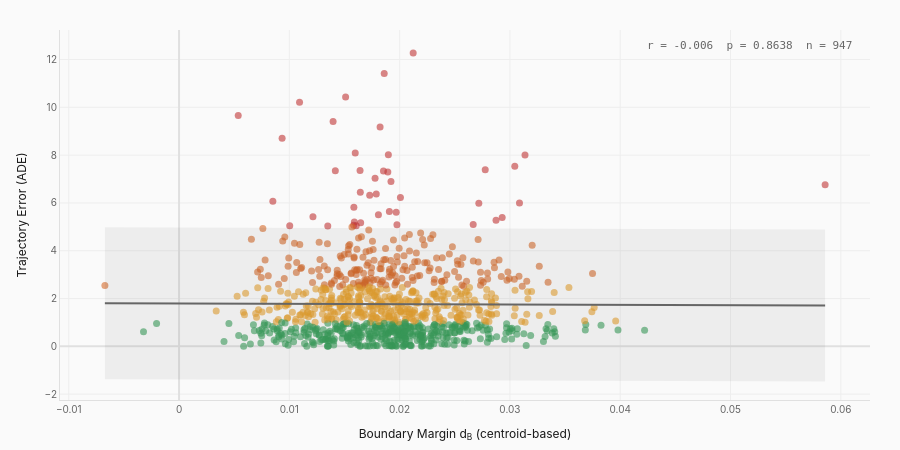

Notebook code for this chart:
### Markdown cell above
## H1: Boundary-Error Correlation

$$\text{Cor}(d_B(z), \epsilon_{\mathcal{O}}(z)) < 0$$

Scenes whose embeddings lie closer to Voronoi boundaries have higher trajectory prediction errors.

### Code cell
fig = create_h1_correlation_plot(
    data.scenes,
    data.embeddings,
    k=10,
    show_regression=True,
    show_confidence=True,
)
fig.show()

if filters.export_mode.value:
    export_figure_for_print(fig, "fig8_h1_correlation", width=700, height=500)
